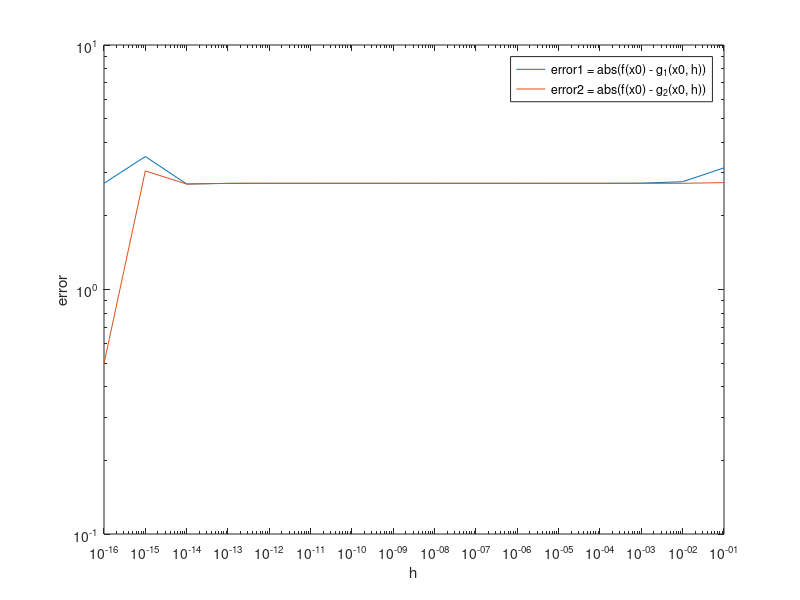

Source code (MATLAB):
clc;
clear;

f = @(x) x .* exp(x);
g_1 = @(x, h) (f(x+h) - f(x)) ./ h;
g_2 = @(x, h) (f(x+h) - f(x-h)) ./ (2*h);
error1 = @(x0, h) abs(f(x0) - g_1(x0, h));
error2 = @(x0, h) abs(f(x0) - g_2(x0, h));

k = 1:1:16;
x0 = ones(size(k));
h = 10 .^ (-k);
error1 = error1(x0, h);
error2 = error2(x0, h);

loglog(h,error1);
hold on;
loglog(h,error2);
legend('error1 = abs(f(x0) - g_1(x0, h))', 'error2 = abs(f(x0) - g_2(x0, h))');
xlabel('h');
ylabel('error');

[min_error1,min_ind] = min(error1);
corresponding_h_error1 = h(min_ind);
fprintf('The minimum error1 is %e, which can be achieved by h = %e.\n', min_error1, corresponding_h_error1);

[min_error2,min_ind] = min(error2);
corresponding_h_error2 = h(min_ind);
fprintf('The minimum error2 is %e, which can be achieved by h = %e.\n', min_error2, corresponding_h_error2);

